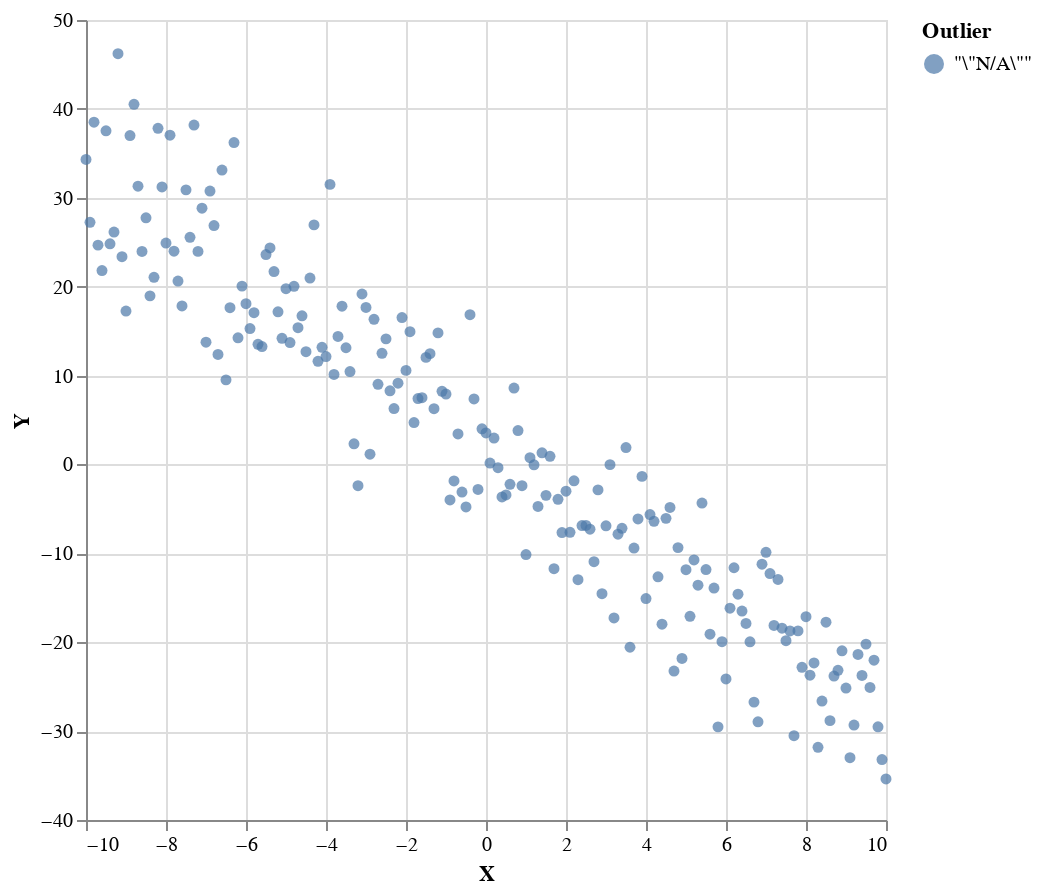

Notebook code cell kept with this figure:
### Markdown cell above
This is a sample from the MCMC walk. Since this is an easy inference problem, it wasn't hard to generate good samples.

We can also view the posterior predictive, as follows:

### Code cell
posteriorPredictive :: MonadMeasure m => [Double] -> [Double] -> m [Double]
posteriorPredictive xs ys = do
    (slope, intercept, noise) <- regression xs ys
    forM xs \x -> do
            let y' = x * slope + intercept
            normal y' (sqrt noise)


predictive <- head <$> (sampleIOfixed . unweighted . mcmc mcmcConfig $ uncurry posteriorPredictive (unzip regressionSamples))
plot (fmap (second (T.pack . show)) (zip (zip range predictive) (Prelude.repeat "N/A")))

### Figure 1 — Vega-Lite specification as saved in the notebook (floating-point values rounded to 4 significant figures; data arrays with more than 128 entries replaced by an {"elided": "..."} marker saying what was removed)
{"$schema": "https://vega.github.io/schema/vega-lite/v4.json", "data": {"values": {"elided": "201 records"}}, "encoding": {"color": {"field": "Outlier"}, "x": {"field": "X", "type": "quantitative"}, "y": {"field": "Y", "type": "quantitative"}}, "height": 400, "mark": "circle", "width": 400}
